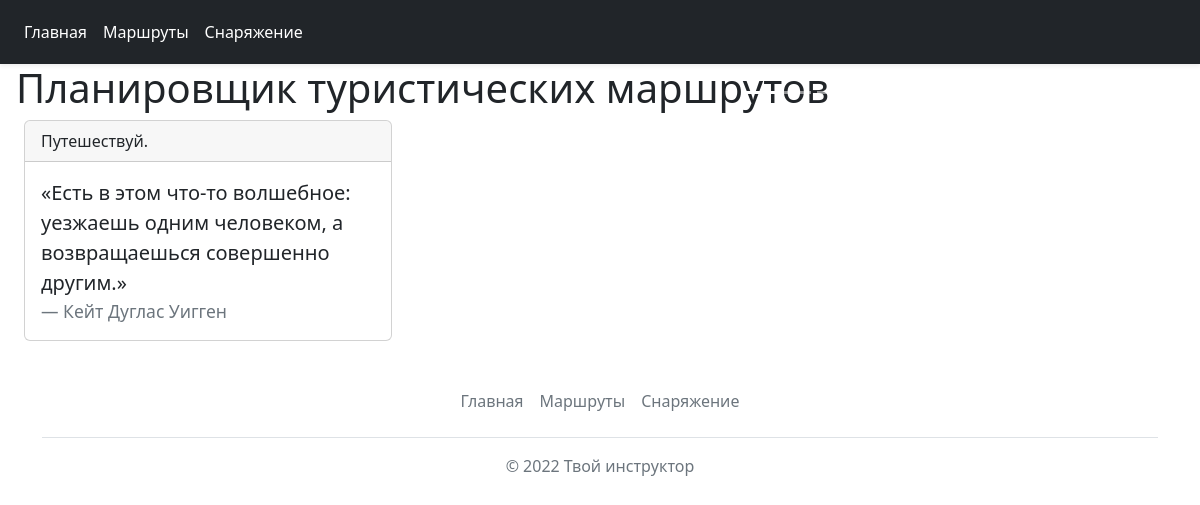
/, run on an earlier commit of the app's database.
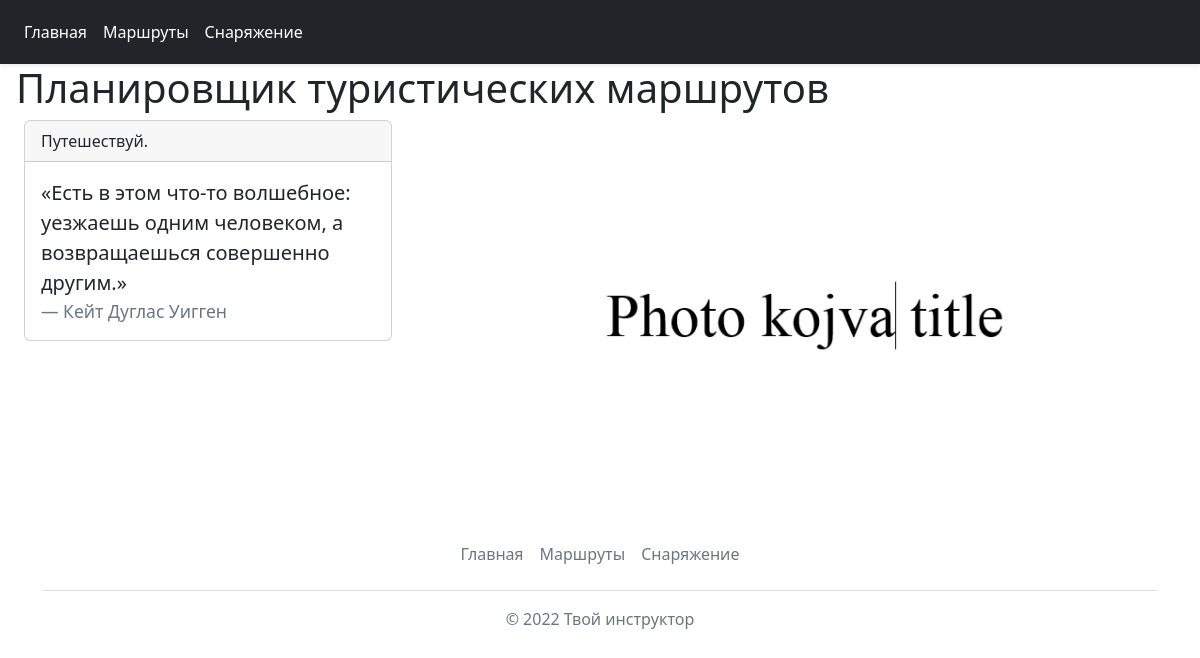
And on a later commit of the database.
### rafting/models.py (models this page shows, shortened)
class Rafting(models.Model):
    title = models.CharField(max_length=50, verbose_name='Название реки')
    days = models.IntegerField(verbose_name='Количество дней')
    content = models.TextField(verbose_name='Описание сплава')
    short_content = models.TextField(verbose_name='Краткое описание сплава', null=True)
    km_on_river = models.IntegerField(verbose_name='Километров по реке')
    km_from_perm = models.CharField(max_length=50, verbose_name='Километров от Перми')
    title_image = models.ImageField(upload_to='images/title/', blank=True, verbose_name='Главное фото')
    preview_image = models.ImageField(upload_to='images/preview/', blank=True, verbose_name='Превью')
    LEVEL = (
        ('Лёгкая', 'Лёгкая'),
        ('Средняя', 'Средняя'),
        ('Тяжелая', 'Тяжёлая'),
    )
    level = models.CharField(max_length=30, choices=LEVEL, verbose_name='Сложность')
    slug = models.SlugField(max_length=255, unique=True, db_index=True, verbose_name="URL")
    members = models.ManyToManyField('Members')
    class Meta:
        verbose_name = 'Сплав'
        verbose_name_plural = 'Сплавы'
        ordering = ['days', 'title']

### rafting/views.py (the view)
# urls.py: path('', views.index, name='home'),
def index(request):
    rafting = Rafting.objects.all()
    image = Images.objects.all()
    context = {
        'rafting': rafting,
        'title': 'Планировщик туристических маршрутов',
        'image': image,
    }
    return render(request, 'rafting/index.html', context)

### rafting/templates/rafting/index.html (shortened to what this page needs)
{% extends 'base.html' %}
{% block content %}
<h1 class="px-3"> Планировщик туристических маршрутов </h1>
<div class="row px-4">
        <div class="col-lg-4">
            <div class="card">
                <div class="card-header">
                    Путешествуй.
                </div>
                <div class="card-body">
                    <blockquote class="blockquote mb-0">
                        <p>«Есть в этом что-то волшебное: уезжаешь одним человеком, а возвращаешься совершенно
                            другим.»</p>
                        <footer class="blockquote-footer">Кейт Дуглас Уигген<cite title="Заголовок источника"></cite>
                        </footer>
                    </blockquote>
                </div>
            </div>
        </div>
    <div class="col-lg-8">
        <div class="container-fluid">
            <div id="carouselExample" class="carousel carousel slide" data-bs-ride="carousel">
                <div class="carousel-indicators">
                    <button type="button" data-bs-target="#carouselExample" data-bs-slide-to="0" class="active"
                            aria-current="true" aria-label="Slide 1"></button>
                    <button type="button" data-bs-target="#carouselExample" data-bs-slide-to="1"
                            aria-label="Slide 2"></button>
                    <button type="button" data-bs-target="#carouselExample" data-bs-slide-to="2"
                            aria-label="Slide 3"></button>
                </div>
                <div class="carousel-inner">
                    {% for item in rafting %}
                    {% if forloop.first %}
                    <div class="carousel-item active" data-bs-interval="3000">
                        {% else %}
                        <div class="carousel-item" data-bs-interval="3000">
                            {% endif %}
                            {% if item.title_image %}
                            <img class="d-block w-100" src='{{ item.title_image.url }}' alt="...">
                            {% endif %}
                            <div class="carousel-caption d-none d-md-block">
                                <h3>{{ item.title }}</h3>
                            </div>
                        </div>
                        {%endfor%}
                    </div>
                    <button class="carousel-control-prev" type="button" data-bs-target="#carouselExample"
                            data-bs-slide="prev">
                        <span class="carousel-control-prev-icon" aria-hidden="true"></span>
                    </button>
                    <button class="carousel-control-next" type="button" data-bs-target="#carouselExample"
                            data-bs-slide="next">
                        <span class="carousel-control-next-icon" aria-hidden="true"></span>
                    </button>
                </div>
            </div>
        </div>
    </div>
{% endblock %}

What changed in the data, as far as the page shows it:
now on this page (row edited): Rafting: title_image (picture)
